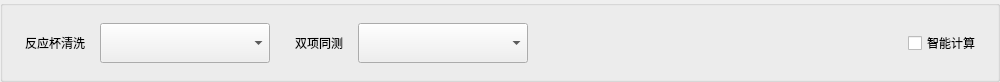
   <widget class="QGroupBox" name="groupBox_6">
    <property name="geometry">
     <rect>
      <x>5</x>
      <y>706</y>
      <width>1000</width>
      <height>82</height>
     </rect>
    </property>
    <property name="title">
     <string/>
    </property>
    <property name="borders" stdset="0">
     <string notr="true">all</string>
    </property>
    <widget class="QWidget" name="layoutWidget">
     <property name="geometry">
      <rect>
       <x>25</x>
       <y>21</y>
       <width>971</width>
       <height>44</height>
      </rect>
     </property>
     <layout class="QHBoxLayout" name="horizontalLayout">
      <property name="spacing">
       <number>15</number>
      </property>
      <property name="rightMargin">
       <number>15</number>
      </property>
      <item>
       <layout class="QHBoxLayout" name="horizontalLayout_9">
        <property name="spacing">
         <number>15</number>
        </property>
        <property name="rightMargin">
         <number>10</number>
        </property>
        <item>
         <widget class="QLabel" name="label_17">
          <property name="text">
           <string>反应杯清洗</string>
          </property>
         </widget>
        </item>
        <item>
         <widget class="QComboBox" name="ReactionCupWashCombo">
          <property name="minimumSize">
           <size>
            <width>170</width>
            <height>40</height>
           </size>
          </property>
          <property name="maximumSize">
           <size>
            <width>170</width>
            <height>16777215</height>
           </size>
          </property>
         </widget>
        </item>
       </layout>
      </item>
      <item>
       <widget class="QLabel" name="ReactionLmtLab_2">
        <property name="text">
         <string>双项同测</string>
        </property>
       </widget>
      </item>
      <item>
       <widget class="QComboBox" name="combTwinsTest">
        <property name="minimumSize">
         <size>
          <width>170</width>
          <height>40</height>
         </size>
        </property>
        <property name="maximumSize">
         <size>
          <width>170</width>
          <height>16777215</height>
         </size>
        </property>
       </widget>
      </item>
      <item>
       <spacer name="horizontalSpacer_3">
        <property name="orientation">
         <enum>Qt::Horizontal</enum>
        </property>
        <property name="sizeType">
         <enum>QSizePolicy::Expanding</enum>
        </property>
        <property name="sizeHint" stdset="0">
         <size>
          <width>40</width>
          <height>20</height>
         </size>
        </property>
       </spacer>
      </item>
      <item>
       <widget class="QCheckBox" name="checkBox">
        <property name="text">
         <string>智能计算</string>
        </property>
        <property name="checks" stdset="0">
         <string notr="true">push</string>
        </property>
       </widget>
      </item>
     </layout>
    </widget>
   </widget>
